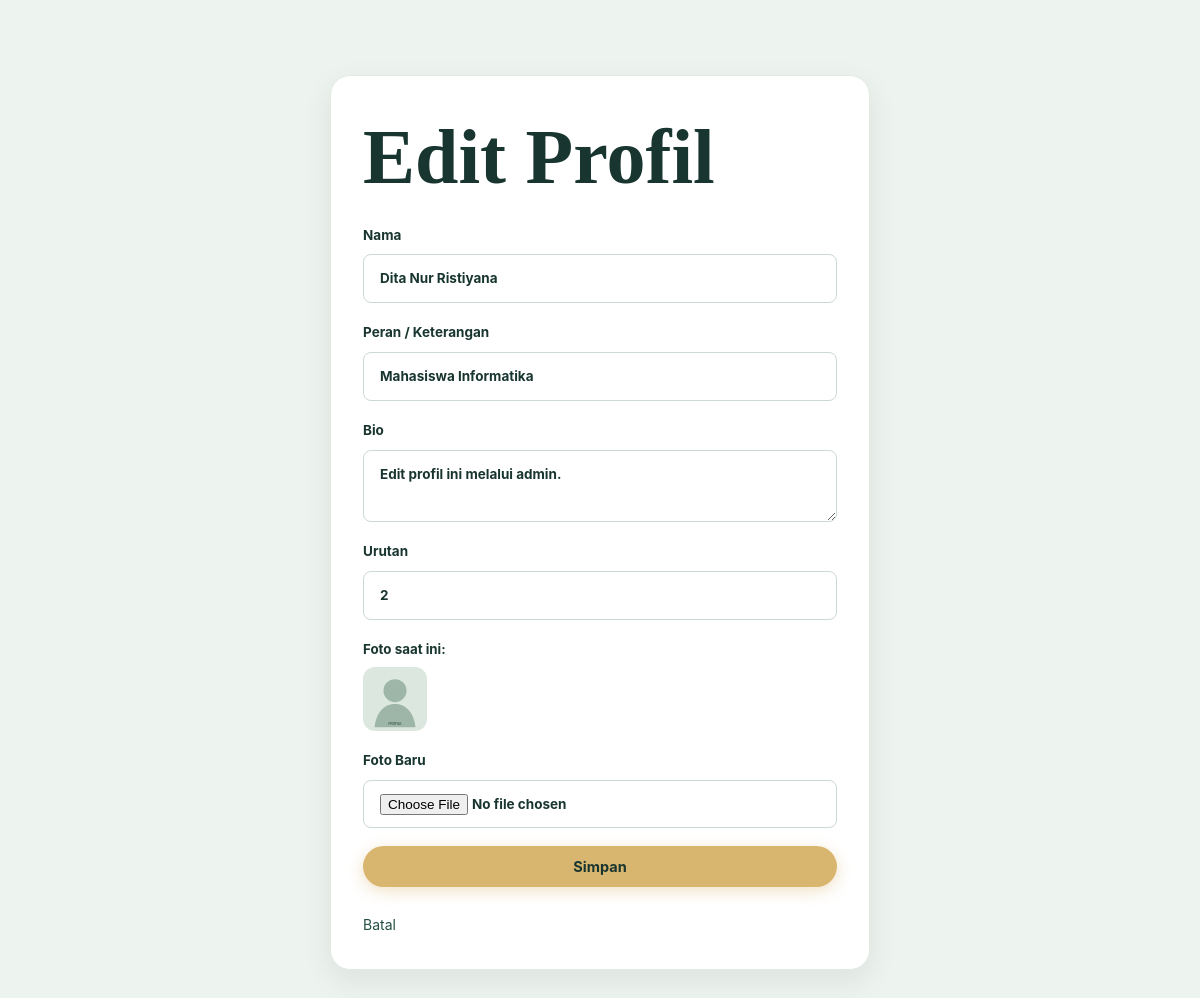
Screenshot of /admin/profile_form.php?id=2 (signed in) with the database file from the repository.
### tables this page shows
CREATE TABLE IF NOT EXISTS profiles (
 id INT AUTO_INCREMENT PRIMARY KEY,
 name VARCHAR(120) NOT NULL,
 role VARCHAR(120),
 bio TEXT,
 photo VARCHAR(255),
 sort_order INT DEFAULT 0
);

### config/helpers.php (called while the page is built, shortened)
<?php
if (!function_exists('e')) {
    function e($value) {
        return htmlspecialchars((string)$value, ENT_QUOTES, 'UTF-8');
    }
}

### admin/profile_form.php (the view, shortened to what this page needs)
<?php
require_once "../config/database.php";
require_once "../config/helpers.php";
$id = (int)($_GET['id'] ?? 0);
$profile = ['name'=>'','role'=>'','bio'=>'','photo'=>'','sort_order'=>0];
if ($id) {
    $stmt = $pdo->prepare("SELECT * FROM profiles WHERE id=?");
    $stmt->execute([$id]);
    $profile = $stmt->fetch(PDO::FETCH_ASSOC) ?: $profile;
}
?>
<!DOCTYPE html>
<html lang="id">
<head>
<link rel="stylesheet" href="../assets/css/style.css?v=<?= time() ?>">
</head>
<body class="admin-body">
<form class="form-card" method="post" enctype="multipart/form-data">
  <h1><?= $id ? 'Edit' : 'Tambah' ?> Profil</h1>
  <label>Nama<input name="name" required value="<?= e($profile['name']) ?>"></label>
  <label>Peran / Keterangan<input name="role" value="<?= e($profile['role']) ?>"></label>
  <label>Bio<textarea name="bio"><?= e($profile['bio']) ?></textarea></label>
  <label>Urutan<input type="number" name="sort_order" value="<?= e($profile['sort_order']) ?>"></label>
  <?php if ($id && !empty($profile['photo'])):
      $thumb = file_exists(__DIR__ . '/../' . $profile['photo']) ? '../' . $profile['photo'] : '../assets/img/profile-placeholder.svg';
  ?>
    <div>
      <small style="display:block;margin-bottom:6px;font-weight:700;">Foto saat ini:</small>
      <img src="<?= e($thumb) ?>" style="width:64px;height:64px;border-radius:12px;object-fit:cover;">
    </div>
  <?php endif; ?>
  <label>Foto Baru<input type="file" name="photo" accept="image/*"></label>
  <button class="btn btn-primary" type="submit">Simpan</button>
  <a href="dashboard.php">Batal</a>
</form>
</body>
</html>

### assets/css/style.css (style rules this page uses)
:root { --primary: #18352f; --primary-light: #244e45; --primary-dark: #0f2420; --gold: #d9b66f; --gold-dark: #b18a43; --gold-light: #f6ebd2; --bg-page: #ffffff; --bg-soft: #f4f7f4; --bg-card: #ffffff; --border: #e1ebe4; --border-soft: #edf3ef; --text-main: #18352f; --text-muted: #64756f; --text-light: #889993; --radius-sm: 8px; --radius-md: 14px; --radius-lg: 20px; --radius-full: 9999px; --shadow-sm: 0 4px 15px rgba(24, 53, 47, 0.05); --shadow-md: 0 10px 30px rgba(24, 53, 47, 0.08); --shadow-lg: 0 16px 45px rgba(24, 53, 47, 0.12); --font-heading: 'Playfair Display', Georgia, serif; --font-sans: 'Inter', Arial, sans-serif; }
* { box-sizing: border-box; margin: 0; padding: 0; }
html { scroll-behavior: smooth; }
body { background-color: var(--bg-page); color: var(--text-main); font-family: var(--font-sans); line-height: 1.7; overflow-x: hidden; }
a { text-decoration: none; color: inherit; transition: all .2s ease; }
img { max-width: 100%; display: block; }
h1, h2, h3, h4 { color: var(--text-main); line-height: 1.25; font-weight: 700; }
h1 { font-family: var(--font-heading); font-size: clamp(40px, 6.5vw, 80px); }
.btn { display: inline-flex; align-items: center; justify-content: center; gap: 8px; padding: 12px 24px; border-radius: var(--radius-full); font-family: inherit; font-weight: 700; font-size: 14.5px; cursor: pointer; border: 0; transition: all .25s ease; }
.btn-primary { background: var(--gold); color: var(--primary); box-shadow: 0 4px 16px rgba(217, 182, 111, 0.4); }
.feedback-form, .form-card, .login-card { display: grid; gap: 18px; background: #ffffff; padding: 32px; border-radius: var(--radius-lg); border: 1px solid var(--border); box-shadow: var(--shadow-md); }
.feedback-form label, .form-card label, .login-card label { display: grid; gap: 8px; font-weight: 700; font-size: 13.5px; color: var(--text-main); }
input, select, textarea { width: 100%; padding: 12px 16px; border: 1px solid #ccd9d0; border-radius: var(--radius-sm); font: inherit; background: #ffffff; color: var(--text-main); transition: border-color .25s, box-shadow .25s; }
textarea { resize: vertical; }
.admin-body { background: #edf3ee; min-height: 100vh; padding: 35px 0; }
.form-card, .login-card { max-width: 540px; margin: 40px auto; }
.login-card a, .form-card a { color: var(--primary-light); font-size: 14px; margin-top: 8px; display: inline-block; }

### rows the page displays
profiles: name "Dita Nur Ristiyana", role "Mahasiswa Informatika", bio "Edit profil ini melalui admin.", sort_order "2", photo (placeholder picture)
